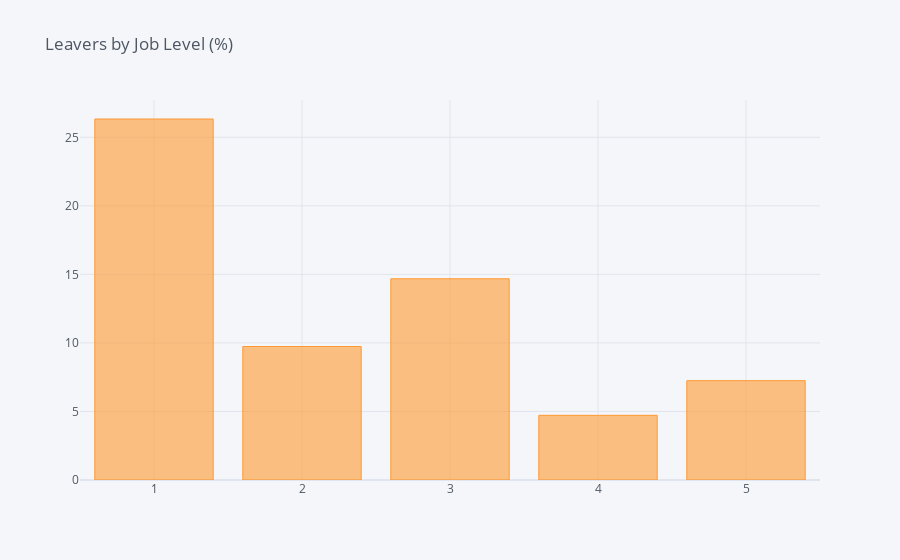

Notebook code cell kept with this figure:
### Code cell
df_JobLevel = pd.DataFrame(columns=["Job Level", "% of Leavers"])
i=0
for field in list(df['JobLevel'].unique()):
    ratio = df[(df['JobLevel']==field)&(df['Attrition']=="Yes")].shape[0] / df[df['JobLevel']==field].shape[0]
    df_JobLevel.loc[i] = (field, ratio*100)
    i += 1
    #print("In {}, the ratio of leavers is {:.2f}%".format(field, ratio*100))    
df_JL = df_JobLevel.groupby(by="Job Level").sum()
df_JL.iplot(kind='bar',title='Leavers by Job Level (%)')

### Figure 1 — Plotly figure (JSON) as saved in the notebook; plotly's stock layout.template omitted (floating-point values rounded to 4 significant figures)
{"data": [{"marker": {"color": "rgba(255, 153, 51, 0.6)", "line": {"color": "rgba(255, 153, 51, 1.0)", "width": 1}}, "name": "% of Leavers", "orientation": "v", "text": "", "type": "bar", "x": [1, 2, 3, 4, 5], "y": [26.34, 9.738, 14.68, 4.717, 7.246]}], "layout": {"legend": {"bgcolor": "#F5F6F9", "font": {"color": "#4D5663"}}, "paper_bgcolor": "#F5F6F9", "plot_bgcolor": "#F5F6F9", "title": {"font": {"color": "#4D5663"}, "text": "Leavers by Job Level (%)"}, "xaxis": {"gridcolor": "#E1E5ED", "showgrid": true, "tickfont": {"color": "#4D5663"}, "title": {"font": {"color": "#4D5663"}, "text": ""}, "zerolinecolor": "#E1E5ED"}, "yaxis": {"gridcolor": "#E1E5ED", "showgrid": true, "tickfont": {"color": "#4D5663"}, "title": {"font": {"color": "#4D5663"}, "text": ""}, "zerolinecolor": "#E1E5ED"}}}
